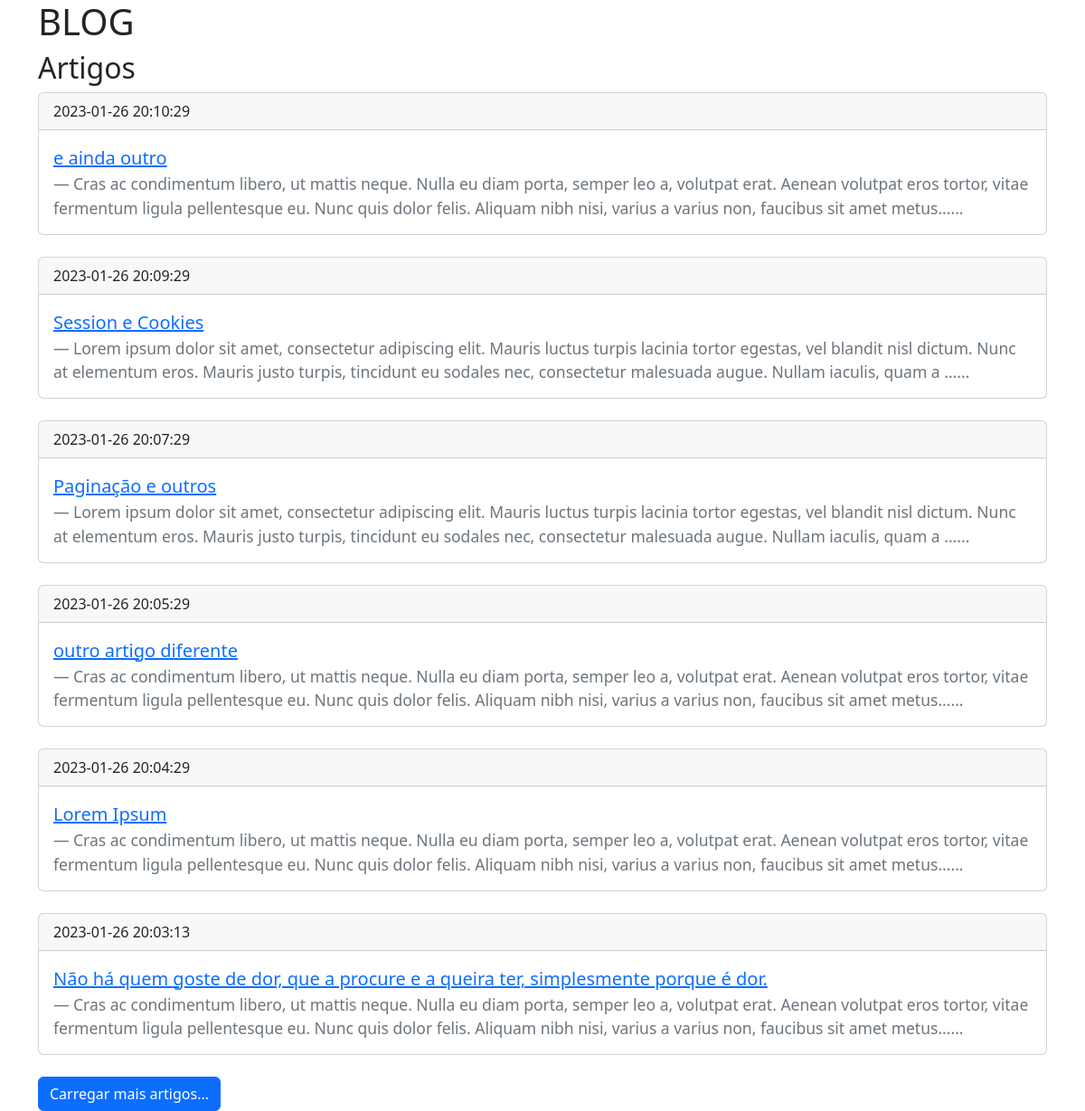
Before: /index.php?numArtigos=6 with the older database file.
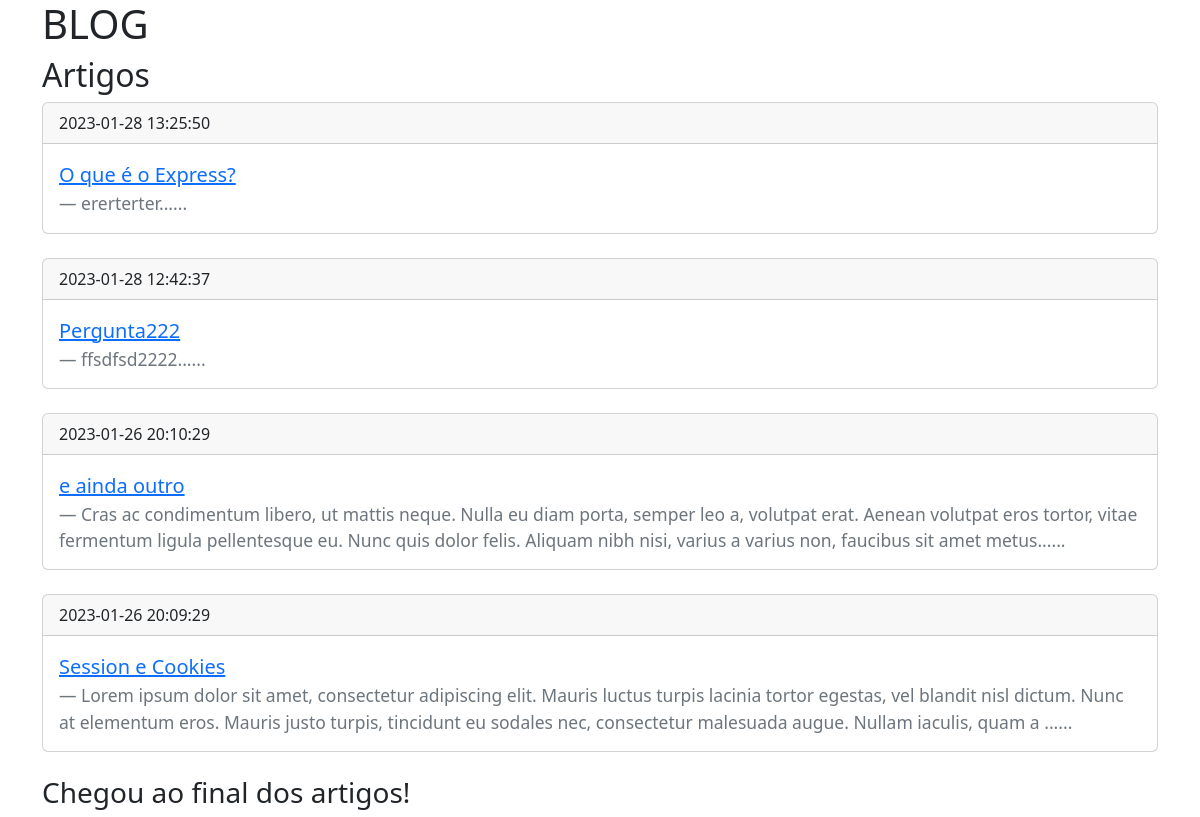
After: the same page with the newer database file.
### tables this page shows
CREATE TABLE `artigos` (
  `idArtigo` int NOT NULL,
  `tituloArtigo` varchar(250) NOT NULL,
  `textoArtigo` text NOT NULL,
  `dataArtigo` timestamp NOT NULL DEFAULT CURRENT_TIMESTAMP
);

### index.php (the view, shortened to what this page needs)
<?php
require_once('connection/connection.php');
$qArtigos = "SELECT idArtigo,tituloArtigo,textoArtigo,dataArtigo FROM artigos ORDER BY dataArtigo DESC LIMIT ?";
$stmtArtigos = $conn->prepare($qArtigos);
if (isset($_GET['numArtigos']) && $_GET['numArtigos'] != "") {
    $numArtigos = $_GET['numArtigos'];
} else {
    $numArtigos = INTERVALO;
}
$stmtArtigos->bind_param('i',$numArtigos);
$stmtArtigos->execute();
$stmtArtigos->store_result();
$totalArtigos = $stmtArtigos->num_rows;
?>
<!DOCTYPE html>
<html lang="en">
<head>
    <link href="https://cdn.jsdelivr.net/npm/bootstrap@5.3.0-alpha1/dist/css/bootstrap.min.css" rel="stylesheet">
</head>
<body>
    <div class="container">
        <h1>BLOG</h1>
        <h2>Artigos</h2>
        <?php
            $stmtArtigos->bind_result($idArtigo,$tituloArtigo,$textoArtigo,$dataArtigo);
            while ($stmtArtigos->fetch()) {
        ?>
            <div class="card">
                <div class="card-header">
                    <?= $dataArtigo ?>
                </div>
                <div class="card-body">
                    <blockquote class="blockquote mb-0">
                        <p><a href="artigos.php?idArtigo=<?= $idArtigo ?>"><?= $tituloArtigo ?></a></p>
                        <footer class="blockquote-footer"><?= substr($textoArtigo,0,250) ?>......</footer>
                    </blockquote>
                </div>
            </div>
            <br>
        <?php } ?>
        <?php
            if ($numArtigos <= $totalArtigos) {
        ?>
        <a href="index.php?numArtigos=<?= $numArtigos+INTERVALO ?>" class="btn btn-primary">Carregar mais artigos...</a>
        <?php } else { echo "<h3>Chegou ao final dos artigos!</h3>"; }?>
    </div>
</body>
</html>

Changed rows visible on the page:
removed artigos: dataArtigo "2023-01-26 20:07:29", tituloArtigo "Paginação e outros", textoArtigo "Lorem ipsum dolor sit amet, consectetur adipiscing elit. Mauris luctus turpis lacinia tortor egestas, vel blandit nisl dictum. Nunc at elementum eros. Mauris justo turpis, tincidunt eu sodales nec, consectetur malesuada augue. Nullam iaculis, quam a"
removed artigos: dataArtigo "2023-01-26 20:05:29", tituloArtigo "outro artigo diferente", textoArtigo "Cras ac condimentum libero, ut mattis neque. Nulla eu diam porta, semper leo a, volutpat erat. Aenean volutpat eros tortor, vitae fermentum ligula pellentesque eu. Nunc quis dolor felis. Aliquam nibh nisi, varius a varius non, faucibus sit amet metus"
removed artigos: dataArtigo "2023-01-26 20:04:29", tituloArtigo "Lorem Ipsum", textoArtigo "Cras ac condimentum libero, ut mattis neque. Nulla eu diam porta, semper leo a, volutpat erat. Aenean volutpat eros tortor, vitae fermentum ligula pellentesque eu. Nunc quis dolor felis. Aliquam nibh nisi, varius a varius non, faucibus sit amet metus"
removed artigos: dataArtigo "2023-01-26 20:03:13", tituloArtigo "Não há quem goste de dor, que a procure e a queira ter, simplesmente porque é dor.", textoArtigo "Cras ac condimentum libero, ut mattis neque. Nulla eu diam porta, semper leo a, volutpat erat. Aenean volutpat eros tortor, vitae fermentum ligula pellentesque eu. Nunc quis dolor felis. Aliquam nibh nisi, varius a varius non, faucibus sit amet metus"
added artigos: dataArtigo "2023-01-28 13:25:50", tituloArtigo "O que é o Express?", textoArtigo "ererterter"
added artigos: dataArtigo "2023-01-28 12:42:37", tituloArtigo "Pergunta222", textoArtigo "ffsdfsd2222"
Other visible differences:
text no longer shown: "Carregar mais artigos..."
text now shown: "Chegou ao final dos artigos!"
